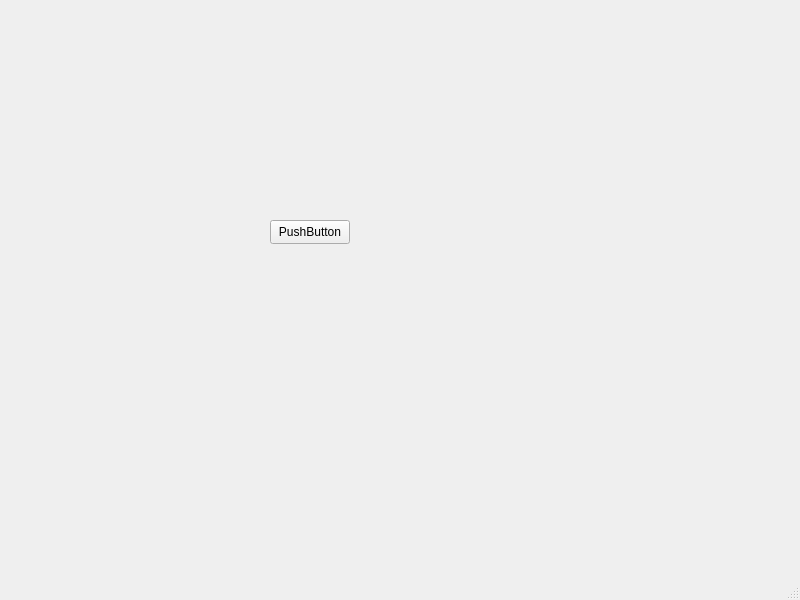
<?xml version="1.0" encoding="UTF-8"?>
<ui version="4.0">
 <class>MainWindow</class>
 <widget class="QMainWindow" name="MainWindow">
  <property name="geometry">
   <rect>
    <x>0</x>
    <y>0</y>
    <width>800</width>
    <height>600</height>
   </rect>
  </property>
  <property name="windowTitle">
   <string>MainWindow</string>
  </property>
  <widget class="QWidget" name="centralwidget">
   <widget class="QPushButton" name="pushButton">
    <property name="geometry">
     <rect>
      <x>270</x>
      <y>220</y>
      <width>80</width>
      <height>24</height>
     </rect>
    </property>
    <property name="text">
     <string>PushButton</string>
    </property>
   </widget>
  </widget>
  <widget class="QMenuBar" name="menubar">
   <property name="geometry">
    <rect>
     <x>0</x>
     <y>0</y>
     <width>800</width>
     <height>21</height>
    </rect>
   </property>
  </widget>
  <widget class="QStatusBar" name="statusbar"/>
 </widget>
 <resources/>
 <connections/>
</ui>
